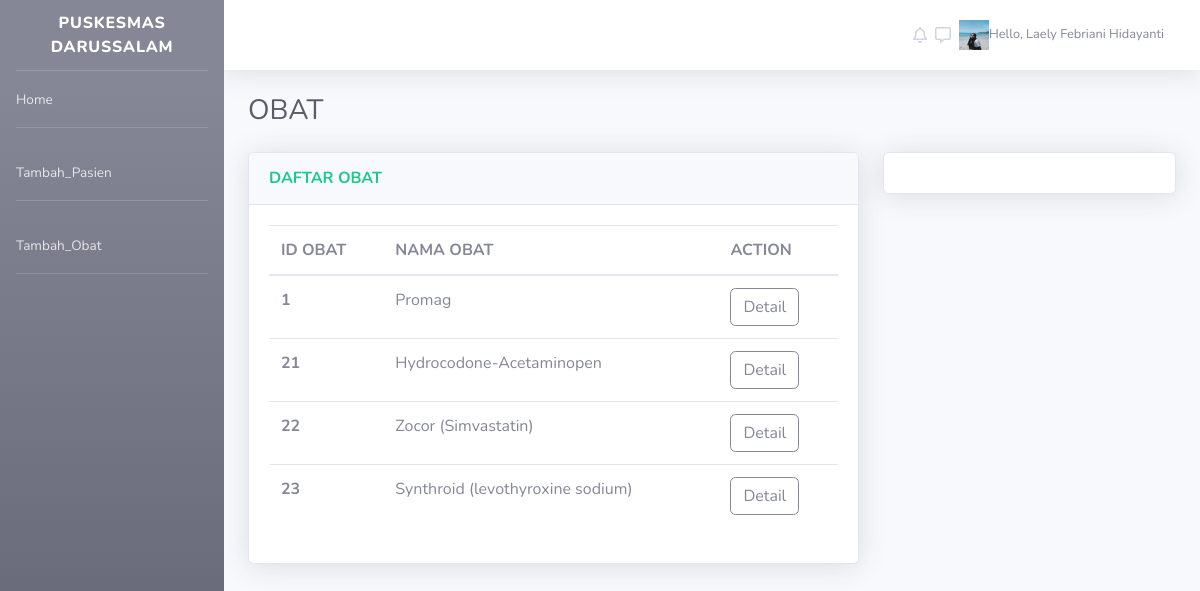
The app's page /Obat.php with its own data.
### tables this page shows
CREATE TABLE `tbl_obat` (
  `Id_obat` int(11) NOT NULL,
  `Nama_obat` varchar(100) NOT NULL,
  `Jumlah_obat` varchar(5) NOT NULL,
  `Ruangan` varchar(50) NOT NULL,
  `NID` varchar(50) NOT NULL
);

### Obat.php (the view, shortened to what this page needs)
<?php
include_once('database.php');
$sql = 'SELECT * FROM tbl_obat';
$mate = mysqli_query($conn, $sql);
?>
<!DOCTYPE html>
<html lang="en">
<head>
    <link href="vendor/fontawesome-free/css/all.min.css" rel="stylesheet" type="text/css">
    <link href="css/sb-admin-2.min.css" rel="stylesheet">
    <link rel="stylesheet" href="https://cdnjs.cloudflare.com/ajax/libs/fullcalendar/3.6.1/fullcalendar.min.css">
    <link rel="stylesheet" href="https://cdnjs.cloudflare.com/ajax/libs/fullcalendar/3.6.1/fullcalendar.print.css">
</head>
<body id="page-top">
    <div id="wrapper">
        <ul class="navbar-nav bg-gradient-secondary sidebar sidebar-dark accordion" id="accordionSidebar">
            <a class="sidebar-brand d-flex align-items-center justify-content-center" href="index.html">
                <div class="sidebar-brand-text mx-3">Puskesmas Darussalam</sup></div>
            </a>
            <hr class="sidebar-divider my-0">
            <li class="nav-item">
                <a class="nav-link" href="home.php">
                    <span>Home</span></a>
                </li>
                <hr class="sidebar-divider">
                <li class="nav-item">
                    <a class="nav-link" href="mahasiswa.php">
                        <span>Tambah_Pasien</span></a>
                    </li>
                    <hr class="sidebar-divider">
                    <li class="nav-item">
                        <a class="nav-link" href="Matakuliah.php">
                            <span>Tambah_Obat</span></a>
                        </li>
                        <hr class="sidebar-divider">
                    </ul>
                    <div id="content-wrapper" class="d-flex flex-column">
                        <div id="content">
                            <nav class="navbar navbar-expand navbar-light bg-white topbar mb-4 static-top shadow">
                                <ul class="navbar-nav ml-auto">
                                    <li class="nav-item dropdown no-arrow">
                                        <a class="nav-link dropdown-toggle" href="#" id="userDropdown" role="button" data-toggle="dropdown" aria-haspopup="true" aria-expanded="false">
                                            <i class="mr-sm-2 far fa-bell"></i>
                                            <i class="far fa-comment-alt mr-sm-2"></i>
                                            <img src="img/ay.jpg" width="30" height="30" alt="">
                                            <span class="mr-2 d-none d-lg-inline text-gray-600 small">Hello, Laely Febriani Hidayanti</span>
                                        </a>
                                    </li>
                                </ul>
                            </nav>
                            <div class="container-fluid">
                                <div class="d-sm-flex align-items-center justify-content-between mb-4">
                                    <h1 class="h3 mb-0 text-gray-800">OBAT</h1>
                                </div>
                                <div class="row">
                                    <div class="col-xl-8 col-lg-7">
                                        <div class="card shadow mb-4">
                                            <div class="card-header py-3 d-flex flex-row align-items-center justify-content-between">
                                                <h6 class="m-0 font-weight-bold text-success">DAFTAR OBAT </h6>
                                            </div>
                                            <div class="card-body">
                                                <table class="table table-hover">
                                                    <thead>
                                                        <tr>
                                                            <th scope="col">ID OBAT</th>
                                                            <th scope="col">NAMA OBAT</th>
                                                            <th scope="col">ACTION</th>
                                                        </tr>
                                                    </thead>
                                                    <tbody>
                                                        <?php
                                                        while ($data = mysqli_fetch_object($mate)) {
                                                            ?>
                                                            <tr>
                                                                <th><?= $data->Id_obat ?></th>
                                                                <td><?= $data->Nama_obat ?></td>
                                                                <td>
                                                                    <a href="detail.php?hal=det&id=<?= $data->Id_obat ?>" class="btn btn-outline-secondary">Detail</a>
                                                                </td>
                                                            </tr>
                                                        <?php } ?>
                                                    </tbody>
                                                </table>
                                            </div>
                                        </div>
                                    </div>
                                    <div class="col-xl-4 col-lg-5">
                                        <div class="card shadow mb-4">
                                            <div class="card-body">
                                            </div>
                                        </div>
                                    </div>
                                </div>
                            </div>
                        </body>
                        </html>

### records on screen
tbl_obat: Id_obat "1", Nama_obat "Promag"
tbl_obat: Id_obat "21", Nama_obat "Hydrocodone-Acetaminopen"
tbl_obat: Id_obat "22", Nama_obat "Zocor (Simvastatin)"
tbl_obat: Id_obat "23", Nama_obat "Synthroid (levothyroxine sodium)"
